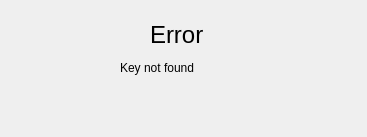
<?xml version="1.0" encoding="UTF-8"?>
<ui version="4.0">
 <class>Dialog</class>
 <widget class="QDialog" name="Dialog">
  <property name="geometry">
   <rect>
    <x>0</x>
    <y>0</y>
    <width>367</width>
    <height>137</height>
   </rect>
  </property>
  <property name="windowTitle">
   <string>Dialog</string>
  </property>
  <widget class="QLabel" name="label">
   <property name="geometry">
    <rect>
     <x>150</x>
     <y>20</y>
     <width>71</width>
     <height>31</height>
    </rect>
   </property>
   <property name="text">
    <string>&lt;html&gt;&lt;head/&gt;&lt;body&gt;&lt;p&gt;&lt;span style=&quot; font-size:18pt;&quot;&gt;Error&lt;/span&gt;&lt;/p&gt;&lt;/body&gt;&lt;/html&gt;</string>
   </property>
  </widget>
  <widget class="QLabel" name="label_2">
   <property name="geometry">
    <rect>
     <x>120</x>
     <y>60</y>
     <width>151</width>
     <height>16</height>
    </rect>
   </property>
   <property name="text">
    <string>Key not found</string>
   </property>
  </widget>
 </widget>
 <resources/>
 <connections/>
</ui>
